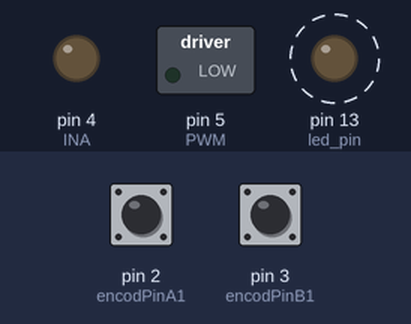
Simulated run of this sketch. Board: Arduino Uno, built with avr-gcc and run on an emulated ATmega328P. Shown: switched loads named in the sketch (green lamp = pin HIGH), output pins drawn as LEDs (lit = HIGH). Dashed ring = blinking. The test bench sets the inputs (shaded band); at power-on: pin 2 (encodPinA1) HIGH, pin 3 (encodPinB1) HIGH. What the sketch prints to the serial monitor is not drawn.

Above: at 0.01 s.
At 1.26 s:
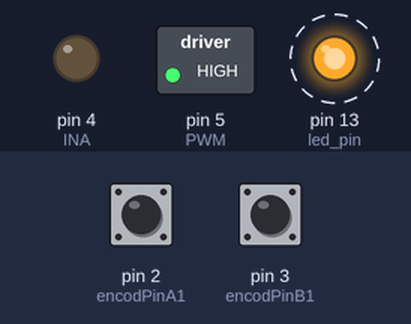
1.3 s: pin 2 (encodPinA1) pulled LOW for 0.15 s
Timing chart, 0 to 10.3 s (numbered marks = the images above; inputs shaded):
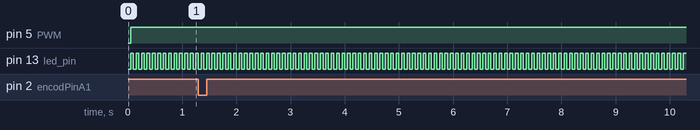

The sketch:

encoder_PD_control_feed.ino
```cpp
/*
  MsTimer2 is a small and very easy to use library to interface Timer2 with
  humans. It's called MsTimer2 because it "hardcodes" a resolution of 1
  millisecond on timer2
  For Details see: http://www.arduino.cc/playground/Main/MsTimer2
*/
#include <MsTimer2.h>
#define encodPinA1      2
#define encodPinB1      3                       // Quadrature encoder B pin
#define INA 4
#define PWM 5
#define check_pin 6
volatile int32_t encoderPos = 0;
volatile int32_t encoderPos_old = 0;
volatile int32_t encoderPos_trem = 0;
int32_t target_Pos = 0;
int32_t Pos_error = 0;
int32_t Pos_error_d = 0;
int32_t Pos_error_old = 0;

float P = 0.5;
float Pd = 1;
float Pi = 0.4;

int pid_pwm = 0;

double pos_error_sum = 0.0;


// Switch on LED on and off each half second

#if ARDUINO >= 100
const int led_pin = LED_BUILTIN;   // 1.0 built in LED pin var
#else
const int led_pin = 13;         // default to pin 13
#endif


void encoder_read()
{

  delayMicroseconds(5);
  if(digitalRead(encodPinB1)==LOW)    encoderPos++;
  else                                 encoderPos--;
}

void interrupt_setup(void)
{
  pinMode(encodPinA1, INPUT_PULLUP);
  pinMode(encodPinB1, INPUT_PULLUP);
  attachInterrupt(0, encoder_read, RISING);
}


void timer()
{
  static boolean output = HIGH;

  digitalWrite(led_pin, output);
  digitalWrite(check_pin, HIGH);
  output = !output;

 // digitalWrite(check_pin, LOW);
 //if(pid_pwm < 11) pid_pwm + 11;
 Pos_error = target_Pos - encoderPos;
 Pos_error_d = Pos_error- Pos_error_old;
 Pos_error_old = Pos_error;
// pid_pwm = P*Pos_error + Pd * Pos_error_d ;
 pos_error_sum += encoderPos;
 pos_error_sum = (pos_error_sum>50) ? 50 : pos_error_sum;
 pos_error_sum = (pos_error_sum<-50) ? -50 : pos_error_sum;
 /////////////////////////////////////////
 encoderPos_trem = encoderPos - encoderPos_old;
 /////////////////////////////////////////
 encoderPos_old = encoderPos;


  if(fabs(Pos_error)<=2) pos_error_sum = 0;
  pid_pwm = P*Pos_error + Pd * Pos_error_d + Pi* pos_error_sum;

  pid_pwm = (pid_pwm>=255) ? 255: pid_pwm;
  //pid_pwm = (Pos_error >= (double)target_Pos*0.1) ? 255 : pid_pwm;

 if(pid_pwm >0)motor_control(-1,pid_pwm);
 else motor_control(1,-pid_pwm);
 digitalWrite(check_pin, LOW);


}

int Feedfoward(int pid_pwm)
{
  pid_pwm = (Pos_error > (double)target_Pos * 0.1) ? 255 : pid_pwm;

  return pid_pwm;
}

void motor_control(int direc, int pwm)
{
  pwm = (pwm>=255) ? 255: pwm;
  switch(direc){
    case 1 : digitalWrite(INA,HIGH);
             analogWrite(PWM,pwm);
             break;
    case 0 : digitalWrite(INA,LOW);
             analogWrite(PWM,0);
             break;
    case -1 : digitalWrite(INA,LOW);
             analogWrite(PWM,pwm);
             break;
  }


  }
void setup()
{
  pinMode(led_pin, OUTPUT);
//  pinMode(check_pin, OUTPUT);
  pinMode(INA, OUTPUT);
  pinMode(PWM, OUTPUT);
  MsTimer2::set(50, timer); // 500ms period
  MsTimer2::start();
  interrupt_setup();
  Serial.begin(115200);
  Serial.println("pos,pos_error");
  target_Pos = 1500;
}

void loop()
{
 /* if(fabs(Pos_error) >= 5){
  Serial.print(encoderPos);
  Serial.print(",");
  Serial.println(Pos_error);
  }*/
 /* if(fabs(Pos_error) < 5){
    motor_control(-1,0);
  }
  else
  {
    motor_control(-1,14);
    }
 // motor_control(-1,12);
*/
  //motor_control(-1,50);
 /* Serial.print("  encoderPos = ");
  Serial.print(encoderPos);

  Serial.print("  Pos_error = ");
  Serial.print(Pos_error);

  Serial.print("  pos_error_sum = ");
  Serial.print(pos_error_sum);

  Serial.print("  pid_pwm = ");
  Serial.println(pid_pwm);*/
  if(fabs(Pos_error) >= 5){
  Serial.print(encoderPos);
  Serial.print(",");
  Serial.print(Pos_error);
  Serial.print(",");
  Serial.println(pid_pwm);
  }
  //backward 12 1
  //forward 11 -1
}
```

Measured:
- by itself, pin 13 (led_pin): alternates HIGH for 0.05 s and LOW for 0.05 s
